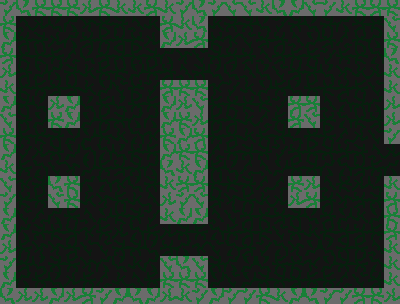

A level layout from a 2D game, rendered from its tile map. Below: a short description, then the map file with its tile-grid data intact:
An orthogonal 25x19 tile map with 16x16 px tiles, 2 tile layers (floor, walls) and 8 objects (4x player, 2x scout, door, enemy).

<map version="1.10" tiledversion="1.11.2" orientation="orthogonal" renderorder="right-down" width="25" height="19" tilewidth="16" tileheight="16" infinite="0" nextlayerid="6" nextobjectid="9">
 <properties>
  <property name="coins" type="int" value="10" />
  <property name="name" value="The Twin Halls" />
 </properties>
 <tileset firstgid="1" source="tiles.tsx" />
 <layer id="1" name="floor" width="25" height="19">
  <data encoding="csv">
2147483654,2147483653,2147483653,2147483653,1073741831,3221225477,1073741829,1073741830,5,3221225477,5,2147483653,5,1073741831,1073741829,7,1073741829,8,2147483655,3221225479,2147483653,5,2147483653,2147483653,1073741829,
2147483654,3221225480,6,2147483655,3221225479,1073741830,2147483653,1073741829,3221225480,2147483654,2147483654,5,2147483656,2147483654,1073741829,1073741829,2147483655,2147483656,1073741829,2147483655,1073741829,3221225479,5,2147483653,3221225480,
3221225477,5,1073741829,6,3221225479,5,3221225477,5,2147483653,6,2147483656,2147483655,2147483656,2147483653,3221225478,8,5,5,3221225480,7,5,1073741832,2147483653,3221225479,3221225478,
2147483655,2147483653,2147483653,3221225477,1073741832,2147483655,5,1073741829,3221225477,1073741829,3221225479,1073741830,8,1073741829,5,5,3221225480,5,3221225477,3221225477,2147483656,3221225477,2147483653,1073741831,2147483656,
2147483653,5,7,3221225479,1073741829,2147483654,3221225477,2147483653,7,3221225477,5,3221225480,1073741829,2147483655,2147483655,3221225480,2147483655,8,5,1073741829,2147483655,1073741830,2147483654,6,5,
2147483653,2147483653,3221225477,5,5,2147483654,7,8,2147483653,2147483656,3221225480,1073741829,1073741829,3221225478,2147483656,2147483654,7,3221225477,2147483655,3221225477,2147483653,5,3221225477,8,2147483653,
1073741829,1073741829,2147483655,3221225480,3221225479,2147483655,3221225477,2147483655,3221225477,3221225477,1073741831,1073741831,1073741829,3221225477,2147483653,2147483653,2147483653,2147483656,1073741830,2147483656,3221225480,1073741831,1073741829,3221225479,2147483655,
1073741829,1073741829,7,1073741832,5,7,3221225477,1073741829,3221225479,3221225479,1073741829,1073741830,7,3221225477,5,2147483654,1073741832,3221225477,3221225479,1073741832,2147483653,1073741831,2147483653,5,2147483653,
2147483656,3221225477,2147483653,1073741829,7,7,3221225477,2147483654,1073741831,3221225478,2147483655,2147483653,6,3221225477,5,2147483654,3221225477,1073741829,2147483655,2147483653,3221225477,1073741832,6,8,7,
1073741832,2147483656,6,1073741829,7,1073741831,1073741831,2147483655,2147483653,3221225477,1073741829,5,1073741829,1073741832,3221225477,1073741829,1073741829,2147483656,5,3221225477,1073741829,5,1073741829,3221225480,6,
2147483653,3221225477,1073741831,8,1073741830,7,3221225477,5,1073741829,3221225479,3221225477,1073741829,1073741830,3221225477,2147483655,1073741832,3221225480,7,3221225477,1073741829,3221225479,1073741831,5,3221225477,3221225479,
1073741832,3221225478,1073741829,2147483653,1073741829,3221225479,1073741831,3221225478,2147483655,1073741829,3221225477,3221225478,5,2147483653,2147483653,1073741829,1073741832,1073741832,3221225480,5,3221225480,2147483653,6,2147483655,2147483653,
2147483654,2147483653,3221225477,3221225477,1073741829,2147483654,1073741830,3221225477,2147483654,3221225480,5,5,2147483653,5,1073741830,3221225477,2147483654,6,1073741832,2147483654,5,1073741830,5,1073741829,2147483654,
5,8,1073741832,3221225479,3221225477,3221225480,7,2147483653,1073741829,2147483656,6,7,5,3221225480,8,5,2147483653,5,1073741829,2147483655,5,7,2147483654,7,2147483656,
8,3221225479,1073741829,2147483653,5,3221225478,3221225477,6,1073741831,3221225477,6,1073741829,3221225477,1073741831,3221225477,5,2147483653,8,1073741829,2147483654,2147483653,5,5,3221225477,2147483654,
1073741832,3221225477,1073741830,1073741830,5,8,8,1073741829,1073741829,2147483655,5,3221225479,3221225478,8,1073741831,5,2147483656,1073741831,1073741830,7,2147483655,1073741829,3221225477,3221225480,1073741829,
6,5,2147483655,1073741829,3221225477,1073741830,3221225479,2147483655,2147483654,3221225479,3221225477,3221225477,8,1073741829,3221225479,7,2147483655,3221225477,2147483653,3221225478,7,1073741829,3221225477,1073741831,3221225477,
1073741829,3221225479,3221225477,2147483655,6,3221225477,1073741832,2147483654,3221225480,3221225477,7,2147483653,1073741830,7,8,7,1073741829,1073741829,5,3221225477,3221225477,1073741832,8,5,5,
8,1073741829,2147483653,1073741832,7,1073741830,2147483654,8,3221225479,3221225477,1073741829,1073741829,1073741829,3221225478,1073741832,2147483654,2147483653,5,2147483653,2147483653,2147483653,1073741829,1073741829,1073741831,8
</data>
 </layer>
 <layer id="2" name="walls" width="25" height="19">
  <data encoding="csv">
2147483652,2147483651,2147483649,2147483649,2147483649,2,2147483649,2147483650,2147483650,1,2147483650,2147483652,2147483651,2147483652,4,4,2147483650,2147483651,3,4,2147483652,2147483650,2147483649,1,2147483649,
2147483649,0,0,0,0,0,0,0,0,0,1,2147483650,2147483651,0,0,0,0,0,0,0,0,0,0,0,4,
3,0,0,0,0,0,0,0,0,0,3,2,1,0,0,0,0,0,0,0,0,0,0,0,2147483649,
1,0,0,0,0,0,0,0,0,0,0,0,0,0,0,0,0,0,0,0,0,0,0,0,2147483651,
2,0,0,0,0,0,0,0,0,0,0,0,0,0,0,0,0,0,0,0,0,0,0,0,2147483650,
2147483650,0,0,0,0,0,0,0,0,0,1,2147483649,2147483649,0,0,0,0,0,0,0,0,0,0,0,2147483650,
3,0,0,2,3,0,0,0,0,0,3,2,4,0,0,0,0,0,1,1,0,0,0,0,2,
4,0,0,2147483649,3,0,0,0,0,0,3,2147483649,2,0,0,0,0,0,1,4,0,0,0,0,2,
2147483649,0,0,0,0,0,0,0,0,0,2147483649,3,1,0,0,0,0,0,0,0,0,0,0,0,2147483652,
3,0,0,0,0,0,0,0,0,0,3,2147483649,2147483649,0,0,0,0,0,0,0,0,0,0,0,0,
2147483650,0,0,0,0,0,0,0,0,0,2147483651,2147483650,3,0,0,0,0,0,0,0,0,0,0,0,0,
4,0,0,2147483651,2147483649,0,0,0,0,0,2147483650,1,1,0,0,0,0,0,2147483649,2,0,0,0,0,2147483650,
2147483652,0,0,4,2147483649,0,0,0,0,0,2,2147483652,4,0,0,0,0,0,2,1,0,0,0,0,1,
3,0,0,0,0,0,0,0,0,0,2147483650,3,3,0,0,0,0,0,0,0,0,0,0,0,2147483649,
3,0,0,0,0,0,0,0,0,0,0,0,0,0,0,0,0,0,0,0,0,0,0,0,1,
2,0,0,0,0,0,0,0,0,0,0,0,0,0,0,0,0,0,0,0,0,0,0,0,2147483650,
2147483652,0,0,0,0,0,0,0,0,0,4,2147483651,4,0,0,0,0,0,0,0,0,0,0,0,2147483650,
3,0,0,0,0,0,0,0,0,0,2147483649,2147483649,2147483649,0,0,0,0,0,0,0,0,0,0,0,2147483650,
2147483651,2,2,3,2,1,2147483652,3,2147483651,3,2,2147483650,2147483652,3,2147483652,2147483652,2147483649,2147483650,3,2147483651,2147483652,2147483652,1,2147483649,2
</data>
 </layer>
 <objectgroup id="3" name="doors">
  <object id="1" name="door" x="368" y="144" width="32" height="32">
   <properties>
    <property name="destination" value="level3" />
   </properties>
  </object>
 </objectgroup>
 <objectgroup id="4" name="spawn points">
  <object id="2" name="player" x="32" y="144">
   <point />
  </object>
  <object id="3" name="player" x="112" y="144">
   <point />
  </object>
  <object id="4" name="player" x="96" y="48">
   <point />
  </object>
  <object id="5" name="player" x="96" y="272">
   <point />
  </object>
  <object id="6" name="enemy" x="256" y="144">
   <point />
  </object>
 </objectgroup>
 <objectgroup id="5" name="enemies">
  <object id="7" name="knight" type="scout" x="352" y="48">
   <point />
  </object>
  <object id="8" name="knight" type="scout" x="352" y="272">
   <point />
  </object>
 </objectgroup>
</map>
